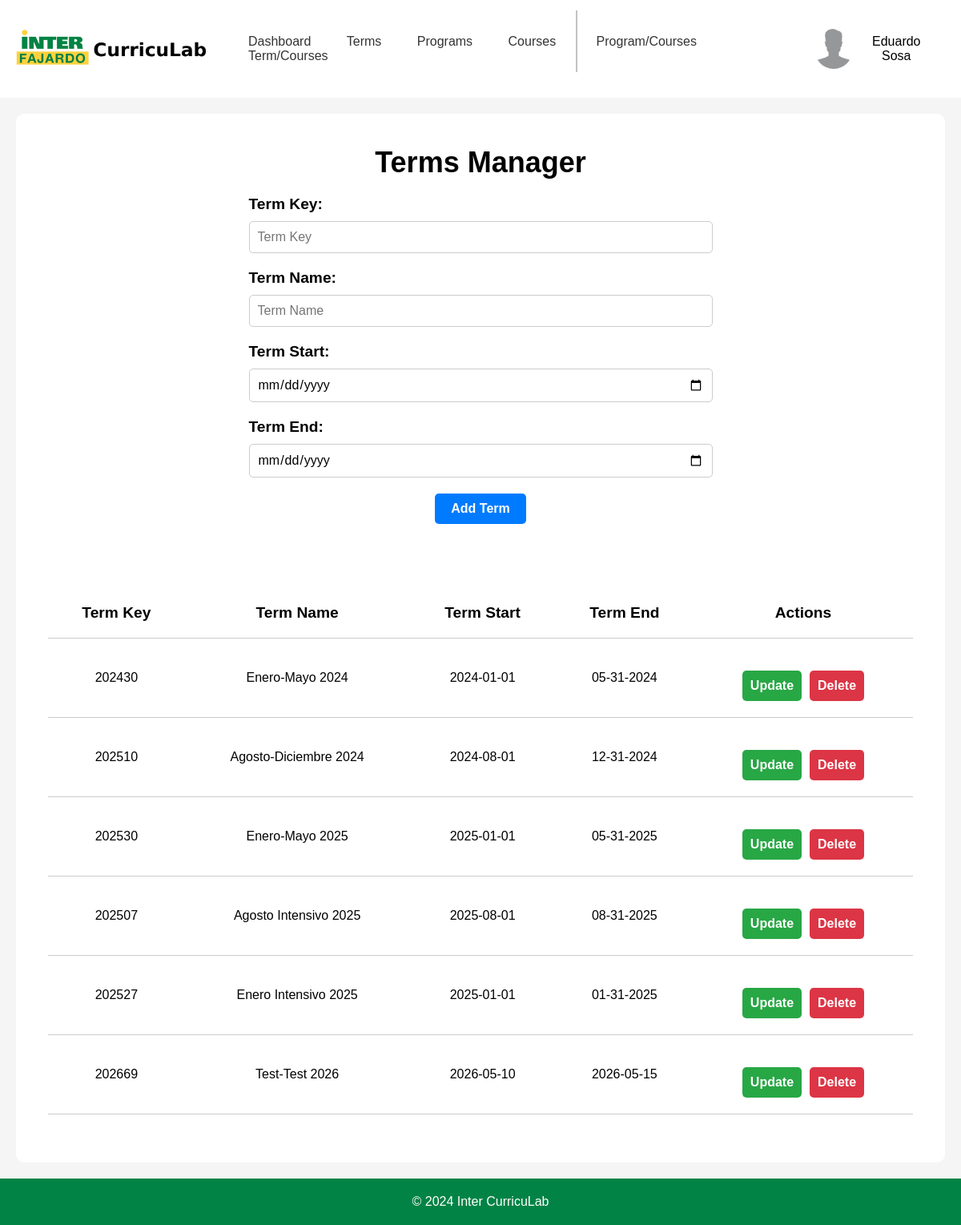
Screenshot of /templates/adminPages/adminTerms.php (signed in) with the database file from the repository.
### tables this page shows
CREATE TABLE "term" (
	"TermID"	INTEGER NOT NULL UNIQUE,
	"TermKey"	TEXT UNIQUE,
	"TermName"	TEXT,
	"TermStart"	TEXT,
	"TermEnd"	TEXT,
	PRIMARY KEY("TermID" AUTOINCREMENT)
);

### templates/adminPages/adminTerms.php (the view, shortened to what this page needs)
<?php
$config = require_once '../../backend/php/config.php';
if (!isset($_SESSION['email'])) {
    header('Location: ../index.php');
    exit;
} elseif ($_SESSION['accountType'] !== 'Admin' && $_SESSION['accountType'] !== 'Root' && $_SESSION['accountType'] !== 'Staff') {
    header('Location: ../staffPages/profPage.php');
    exit;
} else {
    if ($config['db']['type'] === 'sqlite') {
        $db = new SQLite3($config['db']['sqlite']['path']);
    } elseif ($config['db']['type'] === 'mysql') {
        $dsn = "mysql:host={$config['db']['mysql']['host']};dbname={$config['db']['mysql']['dbname']}";
        $db = new PDO($dsn, $config['db']['mysql']['username'], $config['db']['mysql']['password']);
    }
    $stmt = $db->prepare('SELECT * FROM term');
    $result = $stmt->execute();
    $terms = $result->fetchArray(SQLITE3_ASSOC);
    $terms = [];
    if (isset($_POST['sort'])) {
        $terms = sortTable();
    } else {
        $stmt = $db->prepare('SELECT * FROM term');
        $result = $stmt->execute();
        $terms = fetchAllRows($result);
    }
}
function fetchAllRows($result) {
    $rows = [];
    while ($row = $result->fetchArray(SQLITE3_ASSOC)) {
        $rows[] = $row;
    }
    return $rows;
}
?>
<!DOCTYPE html>
<html lang="en">
<head>
    <link rel="stylesheet" href="../../static/css/headerFooter.css">
    <link rel="stylesheet" href="../../static/css/adminTerms.css">
</head>
<body>
    <div id="headerNav">
        <div class="logo">
            <a href="adminDashboard.php">
                <img src="../../static/img/inter-logo-full.png" alt="Inter CurricuLab">
            </a>
        </div>
        <nav>
            <a href="adminDashboard.php">Dashboard</a>
            <a href="#">Terms</a>
            <a href="adminPrograms.php">Programs</a>
            <div class="dropdown">
                <a href="adminCourses.php">Courses</a>
            </div>
            <a class="navDivider"></a>
            <a href="adminProgramCourses.php">Program/Courses</a>
            <a href="adminTermCourses.php" class="active">Term/Courses</a>
        </nav>
        <div class="userBox">
            <button onclick="myFunction()" class="userDropdownButton">
                <img src="../../static/img/userProfile.jpg" alt="User" >
                <?php
                echo $_SESSION['firstName'] . ' ' . $_SESSION['lastName'];
                ?>
            </button>
        </div>
    </div>
    <div id="container">
        <div class="container-upperBox">
            <div class="termsForm">
                <div class="header">
                    <h2>Terms Manager</h2>
                </div>
                <div class="form-container">
                    <form method="POST">
                        <div class="inputBox">
                            <label for="termKey">Term Key:</label>
                            <input type="text" name="termKey" id="termKey" placeholder="Term Key" required>
                        </div>
                        <div class="inputBox">
                            <label for="termName">Term Name:</label>
                            <input type="text" name="termName" id="termName" placeholder="Term Name" required>
                        </div>
                        <div class="inputBox">
                            <label for="termStart">Term Start:</label>
                            <input type="date" name="termStart" id="termStart" required>
                        </div>
                        <div class="inputBox">
                            <label for="termEnd">Term End:</label>
                            <input type="date" name="termEnd" id="termEnd" required>
                        </div>
                        <div class="inputBox">
                            <button type="submit">Add Term</button>
                        </div>
                    </form>
                </div>
            </div>
            <div class="termsTable">
                <table>
                    <tr>
                        <th>
                            <form method="POST">
                                <button type="submit" name="sort" value="TermKey">Term Key</button>
                            </form>
                        </th>
                        <th>
                            <form method="POST">
                                <button type="submit" name="sort" value="TermName">Term Name</button>
                            </form>
                        </th>
                        <th>
                            <form method="POST">
                                <button type="submit" name="sort" value="TermStart">Term Start</button>
                            </form>
                        </th>
                        <th>
                            <form method="POST">
                                <button type="submit" name="sort" value="TermEnd">Term End</button>
                            </form>
                        </th>
                        <th>Actions</th>
                    </tr>
                    <?php
                    foreach ($terms as $row) {
                        echo '<tr>';
                        echo '<td>' . htmlspecialchars($row['TermKey'] ?? '') . '</td>';
                        echo '<td>' . htmlspecialchars($row['TermName'] ?? '') . '</td>';
                        echo '<td>' . htmlspecialchars($row['TermStart'] ?? '') . '</td>';
                        echo '<td>' . htmlspecialchars($row['TermEnd'] ?? '') . '</td>';
                        echo '<td>';
                    ?>
                        <div class="actionButtons">
                            <button class="updateButton">Update</button>
                            <form method="POST">
                                <button class="deleteButton" type="submit">Delete</button>
                            </form>
                        </div>
                    <?php
                        echo '</td>';
                        echo '</tr>';
                    }
                    ?>
                </table>
            </div>
        </div>
    </div>
    <footer>
        <p>&copy; 2024 Inter CurricuLab</p>
    </footer>
</body>
</html>

### static/css/headerFooter.css (style rules this page uses)
* { margin: 0; padding: 0; box-sizing: border-box; font-family: 'Poppins', sans-serif; }
body { display: flex; flex-direction: column; min-height: 100vh; }
#headerNav { display: flex; justify-content: space-between; align-items: center; }
.logo { margin: 20px; }
.logo img { width: 250px; }
nav a:not(.navDivider) { padding: 20px; text-decoration: none; color: #333; border-radius: 5px; }
.navDivider { margin-right: 4px; border-right: 2px solid #c3c3c3; padding: 30px 0; }
.userBox { margin: 20px; }
.userDropdownButton { padding: 16px; font-size: 16px; border: none; cursor: pointer; background-color: transparent; border-radius: 5px; }
.userBox { position: relative; display: inline-block; }
.userBox img { width: 50px; height: 50px; border-radius: 50%; margin-right: 10px; }
.userDropdownButton img { pointer-events: none; }
.userBox button { display: flex; align-items: center; justify-content: center; }
.dropdown { position: relative; display: inline-block; }
footer { background-color: #008345; color: white; text-align: center; padding: 20px; margin-top: auto; }

### static/css/adminTerms.css (style rules this page uses)
#container { display: flex; flex-direction: column; background-color: #f5f5f5; flex-grow: 1; }
.container-upperBox { display: flex; flex-direction: column; align-items: center; background-color: white; margin: 20px; padding: 20px; border-radius: 10px; flex-grow: 1; }
.termsForm { display: flex; flex-direction: column; align-items: center; width: 100%; margin: 20px 0; }
.termsForm .header { font-size: 1.5em; font-weight: bold; margin-bottom: 20px; }
.termsForm .inputBox:not(:last-child) { display: flex; flex-direction: column; width: 100%; margin-bottom: 20px; }
.termsForm .inputBox:last-child { display: flex; justify-content: center; align-items: center; width: 100%; margin-bottom: 20px; }
.termsForm .inputBox label { font-size: 1.2em; font-weight: bold; margin-bottom: 10px; }
.termsForm .inputBox input { width: 100%; padding: 10px; margin-right: 350px; font-size: 1em; border-radius: 5px; border: 1px solid #ccc; }
.termsForm .inputBox button { padding: 10px 20px; font-size: 1em; font-weight: bold; color: white; background-color: #007bff; border: none; border-radius: 5px; cursor: pointer; }
.termsTable { display: flex; flex-direction: column; align-items: center; background-color: white; margin: 20px; padding: 20px; border-radius: 10px; flex-grow: 1; width: 100%; }
.termsTable table { width: 100%; border-collapse: collapse; }
.termsTable table th { padding: 20px; text-align: center; border-bottom: 1px solid #ccc; font-size: 1.2em; }
.termsTable table th button { font-size: 1em; font-weight: bold; background-color: transparent; border: none; border-radius: 5px; cursor: pointer; }
.termsTable table td { padding: 20px; border-bottom: 1px solid #ccc; text-align: center; }
.actionButtons { display: flex; justify-content: center; align-items: center; width: 100%; margin-top: 20px; }
.updateButton { padding: 10px 10px; margin: 0 5px; font-size: 1em; font-weight: bold; color: white; background-color: #28a745; border: none; border-radius: 5px; cursor: pointer; }
.deleteButton { padding: 10px 10px; margin: 0 5px; font-size: 1em; font-weight: bold; color: white; background-color: #dc3545; border: none; border-radius: 5px; cursor: pointer; }

### rows the page displays
term: TermKey "202430", TermName "Enero-Mayo 2024", TermStart "2024-01-01", TermEnd "05-31-2024"
term: TermKey "202510", TermName "Agosto-Diciembre 2024", TermStart "2024-08-01", TermEnd "12-31-2024"
term: TermKey "202530", TermName "Enero-Mayo 2025", TermStart "2025-01-01", TermEnd "05-31-2025"
term: TermKey "202507", TermName "Agosto Intensivo 2025", TermStart "2025-08-01", TermEnd "08-31-2025"
term: TermKey "202527", TermName "Enero Intensivo 2025", TermStart "2025-01-01", TermEnd "01-31-2025"
term: TermKey "202669", TermName "Test-Test 2026", TermStart "2026-05-10", TermEnd "2026-05-15"

### other values shown
$_SESSION['firstName'] "Eduardo"
$_SESSION['lastName'] "Sosa"
